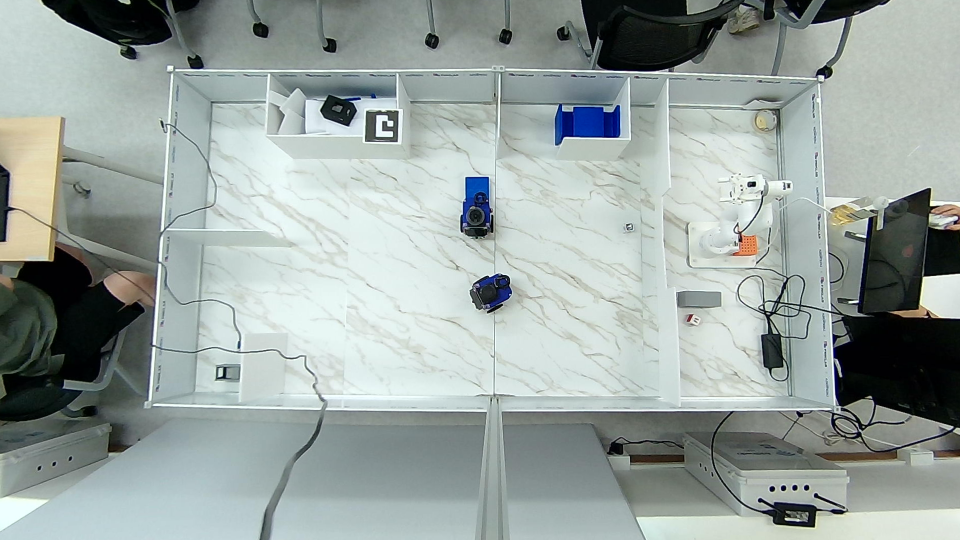
#> input picture img/calibrated_frame.png, 1920 x 1080 px, given in place of the camera (shown at 1/2 size)
$ python aruco_perception.py
#> lines starting #> are read from the running program, lines starting #| are printed output that depends on the picture
import cv2
import numpy as np
import time
import sys

# Hardcoded camera parameters from cam_param.txt for 1920x1080
camera_matrix = np.array([[1185.96684, 0, 999.31995],
                          [0, 890.7003, 569.28861],
                          [0, 0, 1]], dtype=np.float32)
dist_coeffs = np.array([-9.413361e-02, -8.374589e-04, 3.176887e-04, -3.987077e-04, 3.289896e-03, 0.0, 0.0, 0.0], dtype=np.float32)

# 좌표 설정 (사용자가 제공한 값)
# 원본 이미지에서의 크롭 영역을 포함하는 최소 사각형
crop_x_min = 302
crop_y_min = 140
crop_x_max = 1672
crop_y_max = 818

# 원본 이미지에서의 Perspective Transform 소스 포인트
# (top-left, bottom-left, bottom-right, top-right)
src_pts_original = np.float32([[344, 140], [302, 810], [1672, 818], [1640, 157]])

# 카메라 초기화
cap = cv2.VideoCapture(0, cv2.CAP_V4L2) # 0번은 보통 기본 USB 카메라

if not cap.isOpened():
    print("Error: Could not open camera.")
    sys.exit()

# 해상도, 코덱, 프레임 설정
cap.set(cv2.CAP_PROP_FRAME_WIDTH, 1920)
cap.set(cv2.CAP_PROP_FRAME_HEIGHT, 1080)
cap.set(cv2.CAP_PROP_FOURCC, cv2.VideoWriter_fourcc(*'MJPG'))
cap.set(cv2.CAP_PROP_FPS, 30)

# 자동 노출 기능 끄기 (V4L2 백엔드 기준: 1은 수동 모드, 3은 자동 모드)
cap.set(cv2.CAP_PROP_AUTO_EXPOSURE, 1)

# Aruco 마커 설정
aruco_dict = cv2.aruco.getPredefinedDictionary(cv2.aruco.DICT_4X4_250)
aruco_params = cv2.aruco.DetectorParameters()
aruco_detector = cv2.aruco.ArucoDetector(aruco_dict, aruco_params)

# 마커의 실제 물리적 크기 (미터 단위). 이 값은 실제 인쇄된 마커의 크기에 맞춰야 합니다.
# 예: 5cm 마커라면 0.05
marker_length = 0.1

prev_camera_read_time = 0 # For raw camera FPS
prev_processing_time = 0 # For overall processing FPS

window_name = "Camera Stream (Original Undistorted | Processed with Aruco)"

while True:
    # 전체 파이프라인 처리 시간 측정 시작
    start_overall_time = time.time()

    ret, frame = cap.read()
#> frame is the input picture: shape (1080, 1920, 3); mean B, G, R 160, 163.4, 153
    if not ret:
        print("Error: Could not read frame.\n")
        break

    # Raw camera FPS 계산 (cap.read() 직후)
    time_after_read = time.time()
    camera_fps = 1 / (time_after_read - prev_camera_read_time) if (time_after_read - prev_camera_read_time) > 0 else 0
    prev_camera_read_time = time_after_read
    camera_fps_text = f"Camera FPS: {int(camera_fps)}"

    # 왜곡 보정
    undistorted_frame = cv2.undistort(frame, camera_matrix, dist_coeffs, None, None)
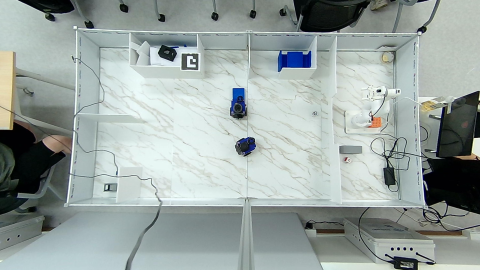
#> undistorted_frame: shape (1080, 1920, 3) (shown at 1/4 size); mean B, G, R 160.8, 164, 153.3

    # Aruco 마커 탐지 (왜곡 보정된 원본 프레임에서)
    corners, ids, rejected = aruco_detector.detectMarkers(undistorted_frame)
#> corners = ([[726, 278], [727, 214], [793, 216], [792, 280]],); ids = [1]; rejected = 36 items

    # 탐지된 마커 그리기
    aruco_annotated_frame = undistorted_frame.copy()

    # --- 특정 ID 필터링 시작 ---
    # 처리할 마커 ID 설정
    target_id = 0

    # 필터링 전에 원본 정보 저장
    original_ids = ids
#> original_ids = [1]
    original_corners = corners
#> original_corners has the same summary as corners

    # 필터링된 결과를 저장할 변수 초기화
    ids = None
    corners = []
    rvecs = []
    tvecs = []

    if original_ids is not None:
        # 지정된 ID(target_id)를 가진 마커의 인덱스를 찾음
        indices_to_keep = [i for i, marker_id in enumerate(original_ids.flatten()) if marker_id == target_id]
#> indices_to_keep = []

        if indices_to_keep:
            # 해당 인덱스의 마커 정보만 남김
            corners = [original_corners[i] for i in indices_to_keep]
            ids = original_ids[indices_to_keep]

            # 필터링된 마커에 대해서만 자세 추정
            rvecs, tvecs, _ = cv2.aruco.estimatePoseSingleMarkers(corners, marker_length, camera_matrix, dist_coeffs)
    # --- 특정 ID 필터링 끝 ---

    if ids is not None:
        cv2.aruco.drawDetectedMarkers(aruco_annotated_frame, corners, ids)
        for i in range(len(ids)):
            # 마커 ID 표시
            cv2.putText(aruco_annotated_frame, f"ID: {ids[i][0]}",
                        (int(corners[i][0][0][0]), int(corners[i][0][0][1]) - 10),
                        cv2.FONT_HERSHEY_SIMPLEX, 0.8, (0, 255, 0), 2, cv2.LINE_AA)

            # 마커의 축 그리기
            cv2.drawFrameAxes(aruco_annotated_frame, camera_matrix, dist_coeffs, rvecs[i], tvecs[i], marker_length * 0.5)

            # 마커의 이동 벡터 (거리) 표시
            distance = np.linalg.norm(tvecs[i])
            cv2.putText(aruco_annotated_frame, f"Dist: {distance:.2f}m",
                        (int(corners[i][0][0][0]), int(corners[i][0][0][1]) + 30),
                        cv2.FONT_HERSHEY_SIMPLEX, 0.6, (0, 0, 255), 2, cv2.LINE_AA)

    # 1. 크롭 (왜곡 보정된 프레임에서)


    cropped_frame = undistorted_frame[crop_y_min:crop_y_max, crop_x_min:crop_x_max]

    # cropped_frame이 비어있지 않은지 확인
    if cropped_frame.shape[0] == 0 or cropped_frame.shape[1] == 0:
        print("Cropped frame is empty, skipping perspective transform.")
        processed_frame = np.zeros((1, 1, 3), dtype=np.uint8) # 빈 프레임 생성
        original_cropped_size_text = "Original Cropped Size: N/A"
        processed_size_text = "Processed Size: N/A"
    else:
        # 원본 크롭 영상의 실제 크기
        original_cropped_size_text = f"Original Cropped Size: {cropped_frame.shape[1]}x{cropped_frame.shape[0]}"

        # Perspective Transform 목적지 포인트 (출력 이미지 크기 및 형태) 동적 계산
        # 각 변의 길이 계산
        width_top = np.linalg.norm(src_pts_original[3] - src_pts_original[0])
        width_bottom = np.linalg.norm(src_pts_original[2] - src_pts_original[1])
        height_left = np.linalg.norm(src_pts_original[1] - src_pts_original[0])
        height_right = np.linalg.norm(src_pts_original[2] - src_pts_original[3])

        # 최대 너비와 높이를 최종 이미지 크기로 설정 (SR 스케일 없음, 1배율)
        dst_width = int(max(width_top, width_bottom))
        dst_height = int(max(height_left, height_right))

        dst_pts = np.float32([[0, 0], [0, dst_height], [dst_width, dst_height], [dst_width, 0]])

        # Perspective Transform 적용
        # src_pts_original은 왜곡 보정된 이미지 기준
        # 크롭된 이미지 내에서의 상대 좌표로 변환
        src_pts_transformed = np.float32([[
            (p[0] - crop_x_min),
            (p[1] - crop_y_min)
        ] for p in src_pts_original])

        M = cv2.getPerspectiveTransform(src_pts_transformed, dst_pts)
        processed_frame = cv2.warpPerspective(cropped_frame, M, (dst_width, dst_height))
        processed_size_text = f"Processed Size: {processed_frame.shape[1]}x{processed_frame.shape[0]}"

        # processed_frame에 Aruco 마커 시각화
        if ids is not None:
            # Aruco 코너를 processed_frame 좌표계로 변환
            # corners는 (num_markers, 1, 4, 2) 형태
            all_corners_flat = np.array([c[0] for c in corners]).reshape(-1, 1, 2) # (num_markers * 4, 1, 2)

            # cropped_frame의 좌표계로 조정
            all_corners_relative_to_cropped = all_corners_flat - [crop_x_min, crop_y_min]

            # Perspective Transform 적용
            transformed_corners_flat = cv2.perspectiveTransform(all_corners_relative_to_cropped, M)

            # 원래 Aruco 코너 형태로 재구성
            transformed_corners = transformed_corners_flat.reshape(-1, 1, 4, 2)

            # processed_frame에 변환된 마커 그리기
            cv2.aruco.drawDetectedMarkers(processed_frame, transformed_corners, ids)
            for i in range(len(ids)):
                # 마커 ID 표시
                cv2.putText(processed_frame, f"ID: {ids[i][0]}",
                            (int(transformed_corners[i][0][0][0]), int(transformed_corners[i][0][0][1]) - 10),
                            cv2.FONT_HERSHEY_SIMPLEX, 0.8, (0, 255, 0), 2, cv2.LINE_AA)

                # processed_frame에 좌표축 그리기
                # 1. 3D 축 좌표 정의 (마커 좌표계 기준)
                axis_len = marker_length * 0.5
                axis_points_3d = np.float32([
                    [0, 0, 0], [axis_len, 0, 0], [0, axis_len, 0], [0, 0, axis_len]
                ]).reshape(-1, 3)

                # 2. 3D 점을 원본 (왜곡 보정된) 이미지 평면으로 투영
                rvec, tvec = rvecs[i], tvecs[i]
                image_points_2d, _ = cv2.projectPoints(axis_points_3d, rvec, tvec, camera_matrix, dist_coeffs)

                # 3. 투영된 2D 점들을 processed_frame 좌표계로 변환
                #    a. 크롭 영역 기준으로 상대 좌표 계산
                image_points_relative_to_cropped = image_points_2d.reshape(-1, 2) - [crop_x_min, crop_y_min]
                #    b. Perspective Transform 적용
                transformed_axis_points_2d = cv2.perspectiveTransform(
                    image_points_relative_to_cropped.reshape(-1, 1, 2), M
                )

                # 그리기 위해 정수형으로 변환
                transformed_axis_points_2d = transformed_axis_points_2d.reshape(-1, 2).astype(int)

                # 4. 변환된 좌표를 사용하여 processed_frame에 선 그리기
                origin_pt = tuple(transformed_axis_points_2d[0])
                x_axis_pt = tuple(transformed_axis_points_2d[1])
                y_axis_pt = tuple(transformed_axis_points_2d[2])
                z_axis_pt = tuple(transformed_axis_points_2d[3])

                cv2.line(processed_frame, origin_pt, x_axis_pt, (0, 0, 255), 2) # X: Red
                cv2.line(processed_frame, origin_pt, y_axis_pt, (0, 255, 0), 2) # Y: Green
                cv2.line(processed_frame, origin_pt, z_axis_pt, (255, 0, 0), 2) # Z: Blue

    # 전체 파이프라인 FPS 계산
    end_overall_time = time.time()
    processing_fps = 1 / (end_overall_time - prev_processing_time) if (end_overall_time - prev_processing_time) > 0 else 0
    prev_processing_time = end_overall_time
    processing_fps_text = f"Processing FPS: {int(processing_fps)}"

    # FPS 텍스트를 처리된 영상 왼쪽 하단에 표시 (빨간색)
    cv2.putText(processed_frame, processing_fps_text, (10, processed_frame.shape[0] - 30), cv2.FONT_HERSHEY_SIMPLEX, 1, (0, 0, 255), 2, cv2.LINE_AA)
#> processed_frame: shape (671, 1370, 3); mean B, G, R 198.7, 200.8, 188.9

    # 원본 크롭 영상에 카메라 FPS 표시 (빨간색)
    # 크롭된 영상의 높이를 처리된 영상의 높이(dst_height)에 맞게 조정
    cropped_frame_resized_height = processed_frame.shape[0] # 처리된 영상의 높이에 맞춤
    # 원본 크롭 영상의 종횡비를 유지하며 너비 계산
    original_crop_aspect_ratio = cropped_frame.shape[1] / cropped_frame.shape[0]
    cropped_frame_resized_width = int(cropped_frame_resized_height * original_crop_aspect_ratio)

    cropped_frame_resized = cv2.resize(cropped_frame, (cropped_frame_resized_width, cropped_frame_resized_height))
    cv2.putText(cropped_frame_resized, camera_fps_text, (10, cropped_frame_resized_height - 30), cv2.FONT_HERSHEY_SIMPLEX, 1, (0, 0, 255), 2, cv2.LINE_AA)

    # 이미지 사이즈 정보 추가
    # 원본 크롭 영상의 실제 크기 (리사이즈 전)를 리사이즈된 영상에 표시
    cv2.putText(cropped_frame_resized, original_cropped_size_text, (10, 30), cv2.FONT_HERSHEY_SIMPLEX, 1, (255, 255, 255), 2, cv2.LINE_AA)
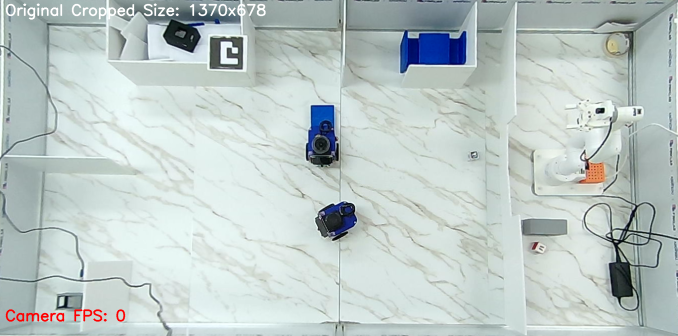
#> cropped_frame_resized: shape (671, 1355, 3) (shown at 1/2 size); mean B, G, R 198.9, 200.9, 188.9

    # 처리된 영상의 실제 SR 크기 (PT 전)를 처리된 영상에 표시
    cv2.putText(processed_frame, processed_size_text, (10, 30), cv2.FONT_HERSHEY_SIMPLEX, 1, (255, 255, 255), 2, cv2.LINE_AA)
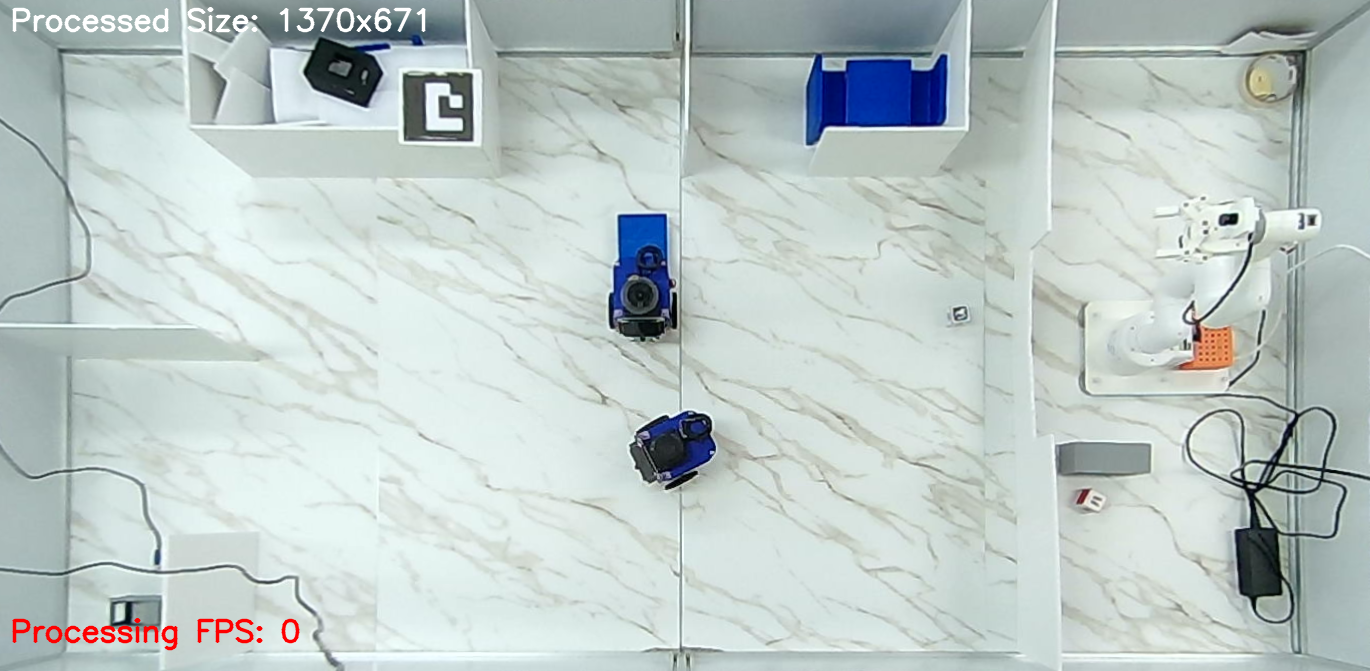
#> processed_frame: shape (671, 1370, 3); mean B, G, R 199.1, 201.2, 189.3

    # 원본 왜곡 보정된 영상 (Aruco 표시)과 처리된 영상 좌우로 합치기
    # Aruco 표시된 프레임도 processed_frame의 높이에 맞춰 리사이즈
    aruco_annotated_frame_resized = cv2.resize(aruco_annotated_frame, (cropped_frame_resized_width, processed_frame.shape[0]))
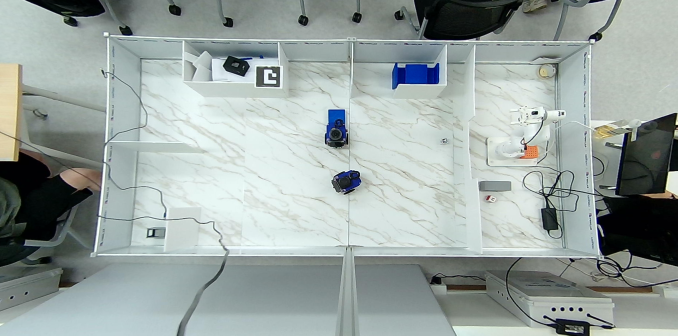
#> aruco_annotated_frame_resized: shape (671, 1355, 3) (shown at 1/2 size); mean B, G, R 160.7, 163.9, 153.2
    combined_frame = cv2.hconcat([aruco_annotated_frame_resized, processed_frame])

    # 구분선 추가 (두 영상 사이)
    line_x = aruco_annotated_frame_resized.shape[1] # 첫 번째 영상의 너비가 구분선의 x 좌표
    cv2.line(combined_frame, (line_x, 0), (line_x, combined_frame.shape[0]), (255, 255, 255), 2) # 흰색, 두께 2
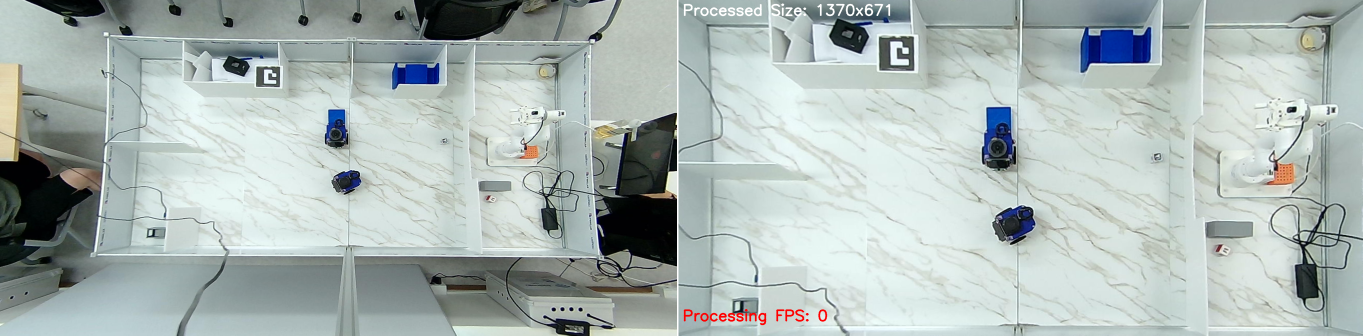
#> combined_frame: shape (671, 2725, 3) (shown at 1/2 size); mean B, G, R 180.1, 182.7, 171.5

    # 결과 표시
    display_max_width = 1920
    display_max_height = 1080

    current_height, current_width = combined_frame.shape[:2]

    scale_w = display_max_width / current_width
    scale_h = display_max_height / current_height

    display_scale = min(scale_w, scale_h)

    if display_scale < 1: # 화면보다 크면 리사이즈
        display_width = int(current_width * display_scale)
        display_height = int(current_height * display_scale)
        display_frame = cv2.resize(combined_frame, (display_width, display_height))
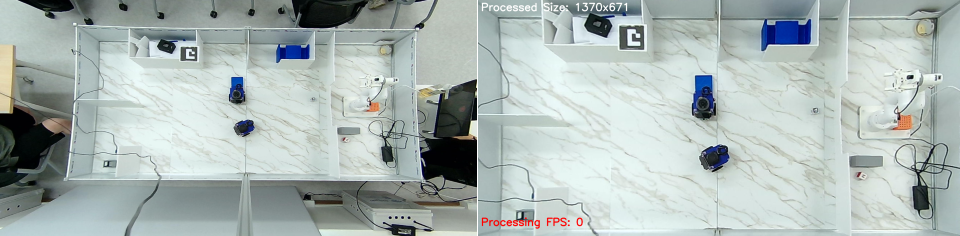
#> display_frame: shape (472, 1920, 3) (shown at 1/2 size); mean B, G, R 180, 182.6, 171.4
    else:
        display_frame = combined_frame # 화면에 맞으면 리사이즈 안함

    cv2.imshow(window_name, display_frame)

    # 'q' 키를 누르면 종료
    if cv2.waitKey(1) & 0xFF == ord('q'):
#> (key q is pressed here)
        break

# 자원 해제
cap.release()
cv2.destroyAllWindows()

$ run again, on img/transformed_frame.png
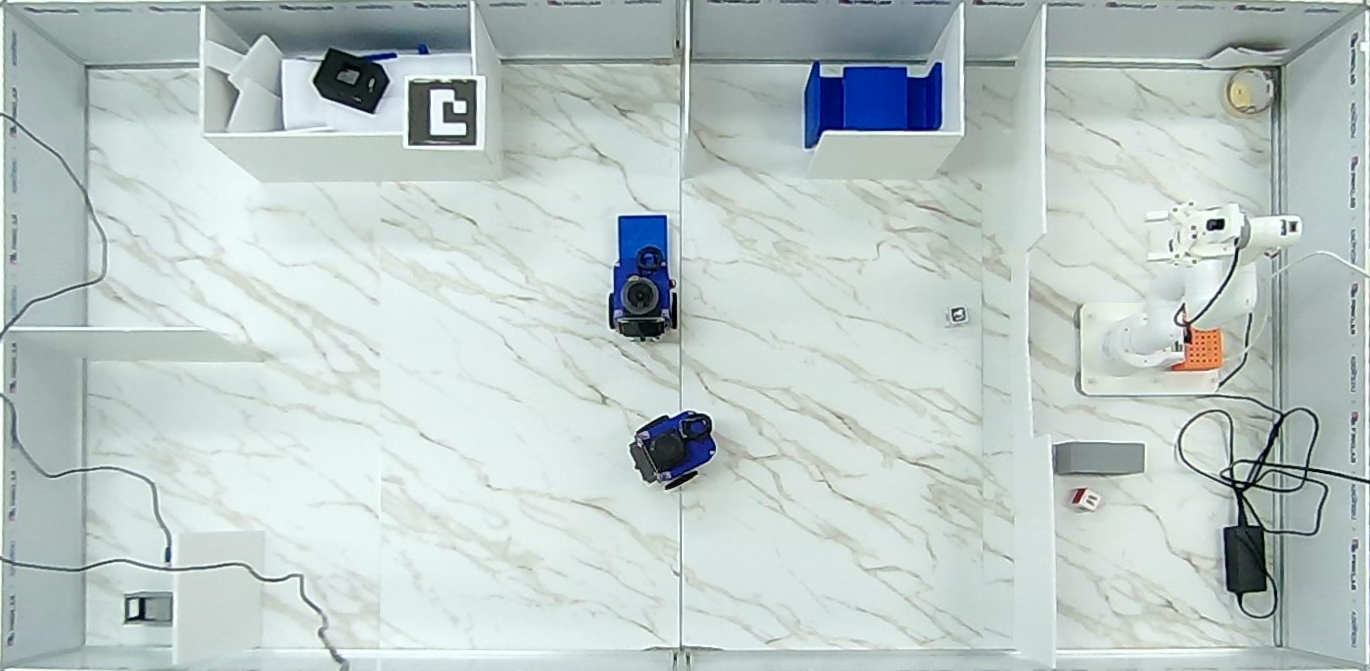
#> input picture img/transformed_frame.png, 1370 x 671 px, given in place of the camera
#> frame is the input picture: shape (671, 1370, 3); mean B, G, R 198.5, 200.4, 187.8
#> corners = ([[378, 123], [373, 50], [447, 53], [452, 125]],); ids = [1]; rejected = 40 items
#> original_ids = [1]
#> original_corners = ([[378, 123], [373, 50], [447, 53], [452, 125]],)
#> indices_to_keep = []
#> `cv2.putText(processed_frame, processed_size_text, (10, 30), cv2.FONT_H..`:
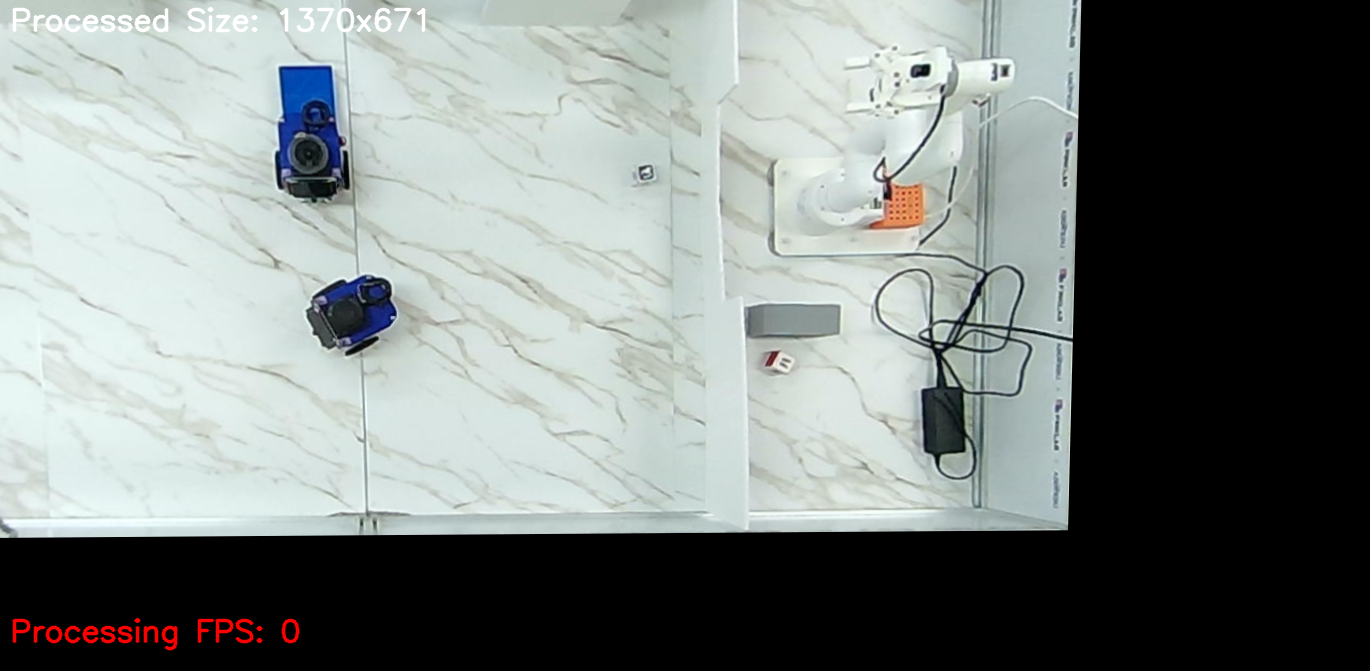
#> processed_frame: shape (671, 1370, 3); mean B, G, R 128.6, 130.8, 124.3
#> `cv2.line(combined_frame, (line_x, 0), (line_x, combined_frame.shape[0]..`:
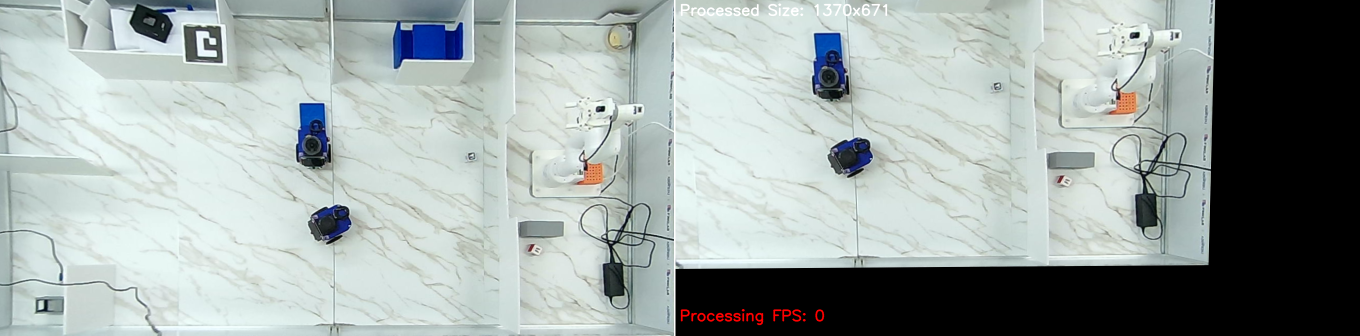
#> combined_frame: shape (671, 2719, 3) (shown at 1/2 size); mean B, G, R 164.9, 166.9, 157.5
